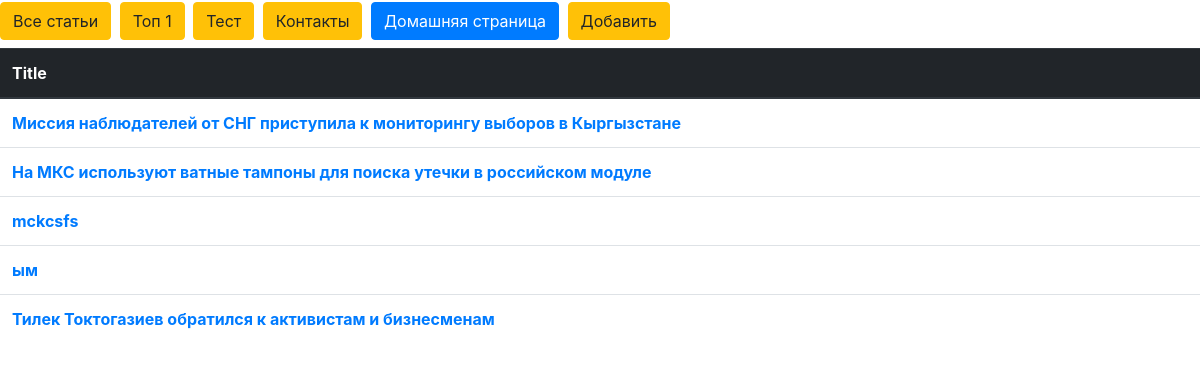
The app's page /article/all/ with its own data.
### core/models.py (models this page shows)
class Article(models.Model):
    title = models.CharField(max_length=255)
    text = models.TextField(verbose_name="Текст статьи")
    views = models.IntegerField(default=0)
    created_date = models.DateTimeField(
        auto_now_add=True, null=True, )
    updated_date = models.DateTimeField(
        auto_now=True, null=True, )
    publicated = models.BooleanField(default=True)
    short_description = models.TextField(
        null = True, blank=True, verbose_name="Краткое описание" )
    author = models.ForeignKey(
        to=User,
        on_delete=models.SET_NULL,
        null=True, blank=False,
        verbose_name="Автор",
        related_name="created_article"
    )
    readers = models.ManyToManyField(
        to=User,
        blank=True,
        verbose_name="Читатели",
        related_name="readed_article"
    )
    rating = models.DecimalField(
        max_digits=8,
        decimal_places=2,
        default=0,
    )

### core/views.py (the view)
# urls.py: path("all/", articles, name="articles"),
def articles(request):
    all_articles = Article.objects.all()
    return render(request, "articles.html", {"articles" : all_articles})

### core/templates/articles.html
{% extends 'base.html' %}
{% block content %}
    <table class="table" >
        <thead class="thead-dark">
            <tr>
                <th scope="col">Title</th>
            </tr>
        </thead>
        <tbody>
            {% for article in articles %}
            <tr>
                <td><a href="{% url 'article' article.id %}" class="alert-link">{{ article.title }}</a></td>
            </tr>
            {% endfor %}
        </tbody>
    </table>
{% endblock %}

### core/static/css/mystyle.css (style rules this page uses)
a { text-decoration: none; }

### records on screen
Article: title "Миссия наблюдателей от СНГ приступила к мониторингу выборов в Кыргызстане"
Article: title "На МКС используют ватные тампоны для поиска утечки в российском модуле"
Article: title "mckcsfs"
Article: title "ым"
Article: title "Тилек Токтогазиев обратился к активистам и бизнесменам"
